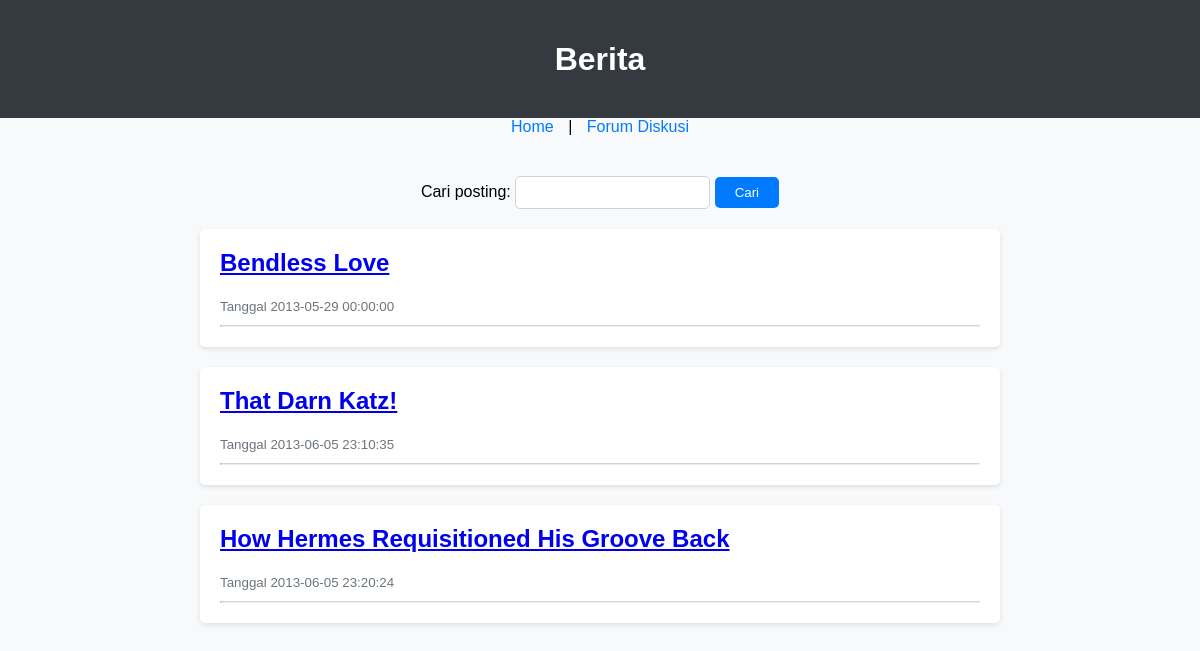
The page / on the database its author committed.
### tables this page shows
CREATE TABLE `post` (
  `id` int(11) unsigned NOT NULL AUTO_INCREMENT,
  `judul` varchar(255) DEFAULT NULL,
  `konten` text,
  `tanggal` datetime DEFAULT NULL,
  PRIMARY KEY (`id`)
);

### index.php (the view, shortened to what this page needs)
<?php
include 'koneksi.php';
$posts = mysqli_query($conn, "SELECT * FROM post");
?>
<!DOCTYPE html>
<html lang="en">
<head>
</head>
<body>
    <header>
        <h1>Berita</h1>
    </header>
    <nav>
        <a href="index.php">Home</a> |
        <a href="gb.php">Forum Diskusi</a>
    </nav>
    <div class="container">
        <form action="search.php" method="get">
            <label for="search">Cari posting:</label>
            <input type="text" id="search" name="search">
            <input type="submit" value="Cari">
        </form>
        <?php while ($row = mysqli_fetch_array($posts)) : ?>
            <div class="post">
                <a href='post.php?id=<?= $row['id'] ?>'>
                    <h2><?= $row['judul'] ?></h2>
                </a>
                <small>Tanggal <?= $row['tanggal'] ?></small>
                <hr>
            </div>
        <?php endwhile; ?>
    </div>
</body>
</html>

### index.php (style rules this page uses)
body { font-family: Arial, sans-serif; margin: 0; padding: 0; background-color: #f8f9fa; }
header { background-color: #343a40; color: #fff; padding: 20px 0; text-align: center; }
.container { max-width: 800px; margin: 0 auto; padding: 20px; }
h1 { margin-bottom: 20px; text-align: center; }
nav { text-align: center; margin-bottom: 20px; }
nav a { text-decoration: none; color: #007bff; margin: 0 10px; }
form { text-align: center; margin-bottom: 20px; }
form input[type="text"] { padding: 8px; border-radius: 5px; border: 1px solid #ced4da; }
form input[type="submit"] { padding: 8px 20px; border-radius: 5px; border: none; background-color: #007bff; color: #fff; cursor: pointer; }
.post { background-color: #fff; padding: 20px; margin-bottom: 20px; border-radius: 5px; box-shadow: 0 2px 5px rgba(0, 0, 0, 0.1); }
.post h2 { margin-top: 0; }
.post small { color: #6c757d; }
.post hr { border-top: 1px solid #ced4da; margin-top: 10px; margin-bottom: 0; }

### rows shown on the page
post: judul "Bendless Love", tanggal "2013-05-29 00:00:00"
post: judul "That Darn Katz!", tanggal "2013-06-05 23:10:35"
post: judul "How Hermes Requisitioned His Groove Back", tanggal "2013-06-05 23:20:24"
